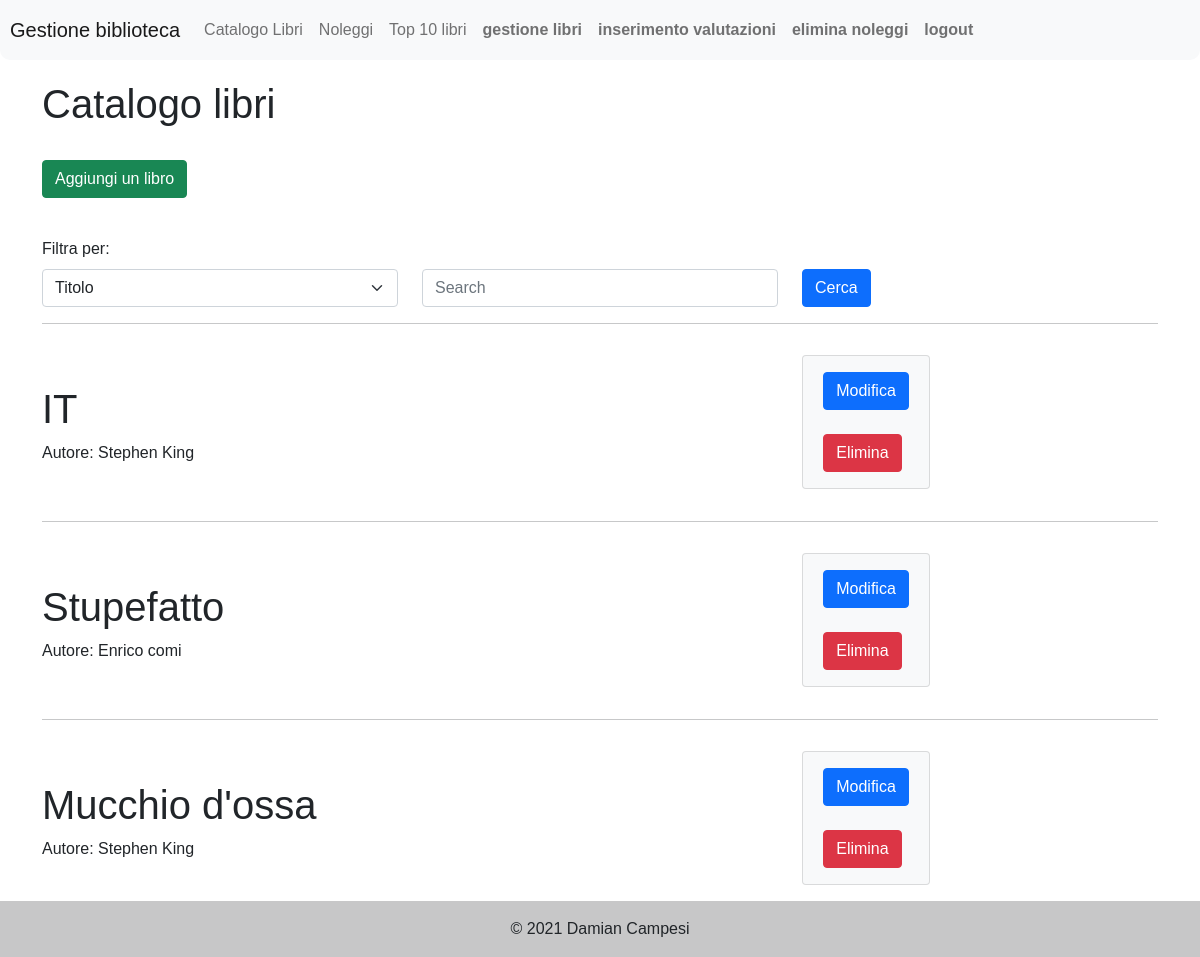
The page /5_Sito o applicativo/project/librarianhome/viewBooks (signed in) on the database its author committed.
### tables this page shows
CREATE TABLE `book` (
  `id` int(11) NOT NULL AUTO_INCREMENT,
  `title` varchar(50) DEFAULT NULL,
  `author` varchar(100) DEFAULT NULL,
  `is_rented` tinyint(4) DEFAULT 0,
  `summary` text DEFAULT NULL,
  `cover_image` varchar(255) DEFAULT NULL,
  PRIMARY KEY (`id`)
);

### 5_Sito o applicativo/project/index.php (called while the page is built, shortened)
<?php
    require 'application/model/librarian_management_model.php';
    $app = new Application();
 ?>

### 5_Sito o applicativo/project/application/model/librarian_management_model.php (called while the page is built, shortened)
<?php
    class Librarian_Management_Model extends Model{
        function viewBooks(){
            require 'application/config/connect.php';
            if(!empty($search)){
                if($filter == "title"){
                    $query = "SELECT * FROM book WHERE title LIKE '%".$search."%'";
                    $result = $conn->query($query);
                    $out = array();
                    while($rows = $result->fetch_assoc()){
                        array_push($out,$rows);
                    }
                    return $out;
                }elseif($filter == "author"){
                    $query = "SELECT * FROM book WHERE author LIKE '%".$search."%'";
                    $result = $conn->query($query);
                    $out = array();
                    while($rows = $result->fetch_assoc()){
                        array_push($out,$rows);
                    }
                    return $out;
                }
            }else{
                $query = "SELECT * FROM book";
                $result = $conn->query($query);
                $out = array();
                while($rows = $result->fetch_assoc()){
                    array_push($out,$rows);
                }
                return $out;
            }
            $out = array();
            return $out;
        }
    }

### 5_Sito o applicativo/project/application/view/management/editBooks.php (the view, shortened to what this page needs)
<div class="row">
    <h1>Catalogo libri</h1>
</div>
<div class="row">
<div class="col-md-3">
    <br>
    <form method="POST" action="<?php echo URL; ?>librarianhome/viewForm">
        <button type="submit" class="btn btn-success">Aggiungi un libro</button>
    </form>
    <br>
</div>
</div>
<form action="<?php echo URL; ?>librarianhome/viewBooks" method="POST">
    <div class="row align-items-end">
        <div class="col-md-4">
            <label for="filterSelect" class="form-label">Filtra per:</label>
            <select class="form-select" aria-label="Default select example" id="filterSelect" name="filterSelect">
                <option value="title" selected>Titolo</option>
            </select>
        </div>
        <div class="col-md-4">
            <br>
            <input type="search" class="form-control rounded" placeholder="Search" aria-label="Search" aria-describedby="search-addon" id="searchBooks" name="searchBooks" style="min-width: 4rem;"/>
        </div>
        <div class="col-md-4">
            <br>
            <button type="submit" class="btn btn-primary">Cerca</button>
            <br>
        </div>
    </form>
</div>
<?php for($i=0;$i<count($this->books);$i++){ ?>
    <hr>
    <div class="row">
            <div class="col-md-8 align-self-center">
                <h1><?php echo $this->books[$i]["title"]; ?></h1>
                <p>Autore: <?php echo $this->books[$i]["author"]; ?></a>
            </div>
            <div class="col-md-4">
                <div class="card bg-light mb-3" style="max-width: 8rem;">
                    <div class="card-body align-self-center">
                        <form action="<?php echo URL; ?>librarianhome/viewBook/<?php echo $this->books[$i]["id"]; ?>"  method="POST">
                            <button type="submit" class="btn btn-primary">Modifica</button><br>
                        </form>
                        <br>
                        <form action="<?php echo URL; ?>librarianhome/removeBook/<?php echo $this->books[$i]["id"]; ?>" method="POST">
                            <button type="submit" class="btn btn-danger">Elimina</button>
                        </form>
                    </div>
                </div>
            </div>
        </div>
<?php } ?>

### 5_Sito o applicativo/project/application/public/css/home.css (style rules this page uses)
body { font-family: sans-serif; }
h1 { padding-top: 20px; }
.col-md-4 { margin-top: 15px; }

### rows shown on the page
book: title "IT", author "Stephen King"
book: title "Stupefatto", author "Enrico comi"
book: title "Mucchio d'ossa", author "Stephen King"
